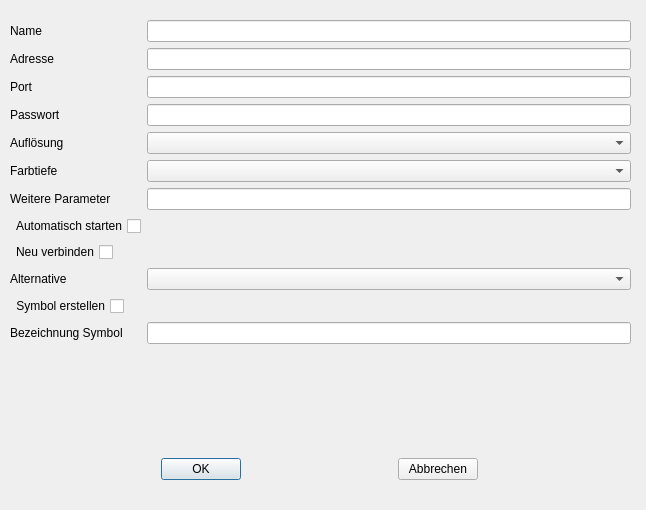
<?xml version="1.0" encoding="UTF-8"?>
<ui version="4.0">
 <class>DialogTightVNC</class>
 <widget class="QDialog" name="DialogTightVNC">
  <property name="geometry">
   <rect>
    <x>0</x>
    <y>0</y>
    <width>646</width>
    <height>510</height>
   </rect>
  </property>
  <property name="windowTitle">
   <string>TightVNC</string>
  </property>
  <widget class="QWidget" name="formLayoutWidget">
   <property name="geometry">
    <rect>
     <x>10</x>
     <y>20</y>
     <width>621</width>
     <height>422</height>
    </rect>
   </property>
   <layout class="QFormLayout" name="formLayout">
    <item row="0" column="0">
     <widget class="QLabel" name="vncLabelName">
      <property name="text">
       <string>Name</string>
      </property>
     </widget>
    </item>
    <item row="0" column="1">
     <widget class="QLineEdit" name="vncInputName"/>
    </item>
    <item row="1" column="0">
     <widget class="QLabel" name="vncLabelAddress">
      <property name="text">
       <string>Adresse</string>
      </property>
     </widget>
    </item>
    <item row="1" column="1">
     <widget class="QLineEdit" name="vncInputAddress"/>
    </item>
    <item row="2" column="0">
     <widget class="QLabel" name="vncLabelPort">
      <property name="text">
       <string>Port</string>
      </property>
     </widget>
    </item>
    <item row="2" column="1">
     <widget class="QLineEdit" name="vncInputPort"/>
    </item>
    <item row="3" column="0">
     <widget class="QLabel" name="vncLabelPassword">
      <property name="text">
       <string>Passwort</string>
      </property>
     </widget>
    </item>
    <item row="3" column="1">
     <widget class="QLineEdit" name="vncInputPassword"/>
    </item>
    <item row="4" column="0">
     <widget class="QLabel" name="vncLabelResolution">
      <property name="text">
       <string>Auflösung</string>
      </property>
     </widget>
    </item>
    <item row="4" column="1">
     <widget class="QComboBox" name="vncInputResolution"/>
    </item>
    <item row="5" column="0">
     <widget class="QLabel" name="vncLabelColor">
      <property name="text">
       <string>Farbtiefe</string>
      </property>
     </widget>
    </item>
    <item row="5" column="1">
     <widget class="QComboBox" name="vncInputColor"/>
    </item>
    <item row="7" column="0">
     <widget class="QCheckBox" name="vncInputAutostart">
      <property name="layoutDirection">
       <enum>Qt::RightToLeft</enum>
      </property>
      <property name="text">
       <string>Automatisch starten</string>
      </property>
     </widget>
    </item>
    <item row="6" column="0">
     <widget class="QLabel" name="vncLabelParameter">
      <property name="text">
       <string>Weitere Parameter</string>
      </property>
     </widget>
    </item>
    <item row="6" column="1">
     <widget class="QLineEdit" name="vncInputParameter"/>
    </item>
    <item row="8" column="0">
     <widget class="QCheckBox" name="vncInputRepeat">
      <property name="layoutDirection">
       <enum>Qt::RightToLeft</enum>
      </property>
      <property name="text">
       <string>Neu verbinden</string>
      </property>
     </widget>
    </item>
    <item row="9" column="0">
     <widget class="QLabel" name="vncLabelAlternative">
      <property name="text">
       <string>Alternative</string>
      </property>
     </widget>
    </item>
    <item row="9" column="1">
     <widget class="QComboBox" name="vncInputAlternative"/>
    </item>
    <item row="10" column="0">
     <widget class="QCheckBox" name="vncInputIcon">
      <property name="layoutDirection">
       <enum>Qt::RightToLeft</enum>
      </property>
      <property name="text">
       <string>Symbol erstellen</string>
      </property>
     </widget>
    </item>
    <item row="11" column="0">
     <widget class="QLabel" name="vncLabelIconName">
      <property name="text">
       <string>Bezeichnung Symbol</string>
      </property>
     </widget>
    </item>
    <item row="11" column="1">
     <widget class="QLineEdit" name="vncInputIconName"/>
    </item>
   </layout>
  </widget>
  <widget class="QWidget" name="horizontalLayoutWidget">
   <property name="geometry">
    <rect>
     <x>10</x>
     <y>449</y>
     <width>621</width>
     <height>41</height>
    </rect>
   </property>
   <layout class="QHBoxLayout" name="horizontalLayout">
    <item>
     <widget class="QPushButton" name="vncOKButton">
      <property name="sizePolicy">
       <sizepolicy hsizetype="Fixed" vsizetype="Fixed">
        <horstretch>0</horstretch>
        <verstretch>0</verstretch>
       </sizepolicy>
      </property>
      <property name="text">
       <string>OK</string>
      </property>
     </widget>
    </item>
    <item>
     <widget class="QPushButton" name="vncCancelButton">
      <property name="sizePolicy">
       <sizepolicy hsizetype="Fixed" vsizetype="Fixed">
        <horstretch>0</horstretch>
        <verstretch>0</verstretch>
       </sizepolicy>
      </property>
      <property name="text">
       <string>Abbrechen</string>
      </property>
     </widget>
    </item>
   </layout>
  </widget>
 </widget>
 <tabstops>
  <tabstop>vncInputName</tabstop>
  <tabstop>vncInputAddress</tabstop>
  <tabstop>vncInputPort</tabstop>
  <tabstop>vncInputPassword</tabstop>
  <tabstop>vncInputResolution</tabstop>
  <tabstop>vncInputColor</tabstop>
  <tabstop>vncInputParameter</tabstop>
  <tabstop>vncInputAutostart</tabstop>
  <tabstop>vncInputRepeat</tabstop>
  <tabstop>vncInputAlternative</tabstop>
  <tabstop>vncInputIcon</tabstop>
  <tabstop>vncInputIconName</tabstop>
  <tabstop>vncOKButton</tabstop>
  <tabstop>vncCancelButton</tabstop>
 </tabstops>
 <resources/>
 <connections/>
</ui>
